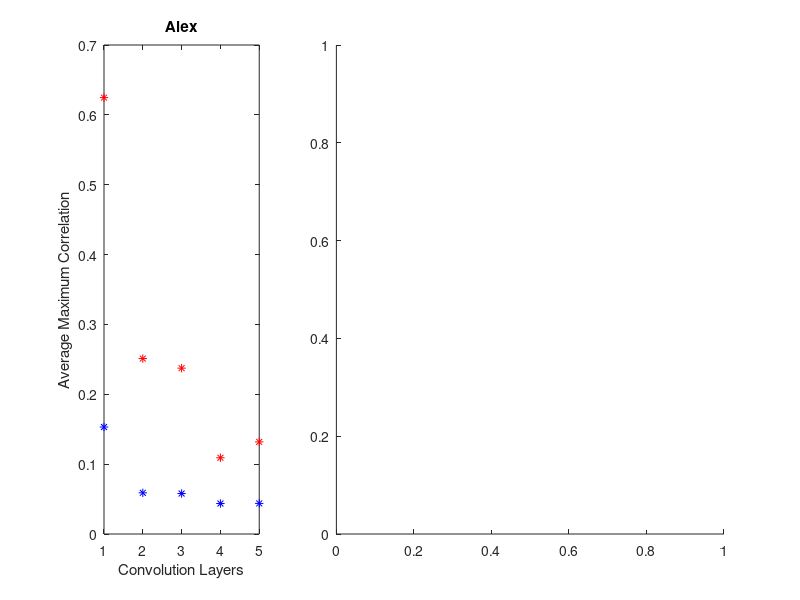

The MATLAB script that drew this image: (Note: this script raises an error after producing the figure.)
vgg=importdata('final_vgg.mat');
vgg_random=importdata('final_vgg_random.mat');
alex=importdata('final_alex.mat');
alex_random=importdata('final_alex_random.mat');

subplot(1,3,1);
plot([1:5],alex','*','Color','red'), hold on
plot([1:5],alex_random','*','Color','blue');
xlabel('Convolution Layers');
ylabel('Average Maximum Correlation');
title('Alex');

subplot(1,3,[2,3]);
plot([1:9],vgg','*','Color','red'), hold on
plot([1:9],vgg_random','*','Color','blue');
xlabel('Convolution Layers');
ylabel('Average Maximum Correlation');
title('VGG-19 first 9 layers');
